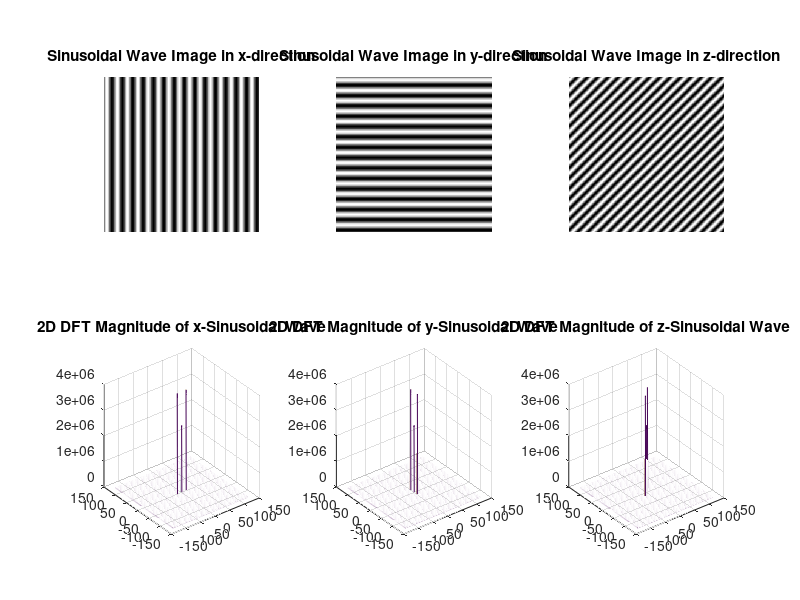

Reproduce this figure in MATLAB.
% Parameters
close all;
A = 120;  % Amplitude
fx = 15;  % Frequency in x direction (cycles/mm)
fy = 15;  % Frequency in y direction (cycles/mm)
fs = 256;  % Sampling frequency (cycles/mm)
N=256;  % Grid size
grid_size=256;

% Create spatial grid
[x, y] = meshgrid(0:N-1, 0:N-1);

%Step-1:
%%%%%%%%
% Create sinusoidal image in x-direction:
%%%%%%%%%%%%%%%%%%%%%%%%%%%%%%%%%%%%%%%%%
sin_wave = A * sin(2 * pi * (fx/fs * x)) + 40;

% Plot the sinusoidal wave (spatial domain)
figure;
subplot(2,3,1)
imshow(sin_wave, []);
title('Sinusoidal Wave Image in x-direction');

% Compute 2D DFT (using fft2)
F = fftshift(fft2(sin_wave));

% Magnitude of the DFT
F_magnitude = abs(F);

% Plot the DFT magnitude (frequency domain)

%subplot(2,3,2)
%plot(F_magnitude )
subplot(2,3,4)
mesh([-grid_size/2:grid_size/2-1],[-grid_size/2:grid_size/2-1], F_magnitude );
title('2D DFT Magnitude of x-Sinusoidal Wave');
%axis([-N/2 N/2 -N/2 N/2]); % Center the axis


%Step-2:
%%%%%%%%
% Create sinusoidal image in y-direction:
%%%%%%%%%%%%%%%%%%%%%%%%%%%%%%%%%%%%%%%%%
sin_wave = A * sin(2 * pi * (fy/fs * y  )) + 40;

% Plot the sinusoidal wave (spatial domain)

subplot(2,3,2)
imshow(sin_wave, []);
title('Sinusoidal Wave Image in y-direction');

% Compute 2D DFT (using fft2)
F = fftshift(fft2(sin_wave));

% Magnitude of the DFT
F_magnitude = abs(F);

% Plot the DFT magnitude (frequency domain)

%subplot(2,3,2)
%plot(F_magnitude )
subplot(2,3,5)
mesh([-grid_size/2:grid_size/2-1],[-grid_size/2:grid_size/2-1], F_magnitude );
title('2D DFT Magnitude of y-Sinusoidal Wave');
%axis([-N/2 N/2 -N/2 N/2]); % Center the axis

%Step-3:
%%%%%%%%
% Create sinusoidal image in Diagonal-direction:
%%%%%%%%%%%%%%%%%%%%%%%%%%%%%%%%%%%%%%%%%%%%%%%%
sin_wave = A * sin(2 * pi * (fx/fs * x + fy/fs * y  )) + 40;

% Plot the sinusoidal wave (spatial domain)

subplot(2,3,3)
imshow(sin_wave, []);
title('Sinusoidal Wave Image in z-direction');

% Compute 2D DFT (using fft2)
F = fftshift(fft2(sin_wave));

% Magnitude of the DFT
F_magnitude = abs(F);

% Plot the DFT magnitude (frequency domain)

%subplot(2,3,2)
%plot(F_magnitude )
subplot(2,3,6)
mesh([-grid_size/2:grid_size/2-1],[-grid_size/2:grid_size/2-1], F_magnitude );
title('2D DFT Magnitude of z-Sinusoidal Wave');
%axis([-N/2 N/2 -N/2 N/2]); % Center the axis
